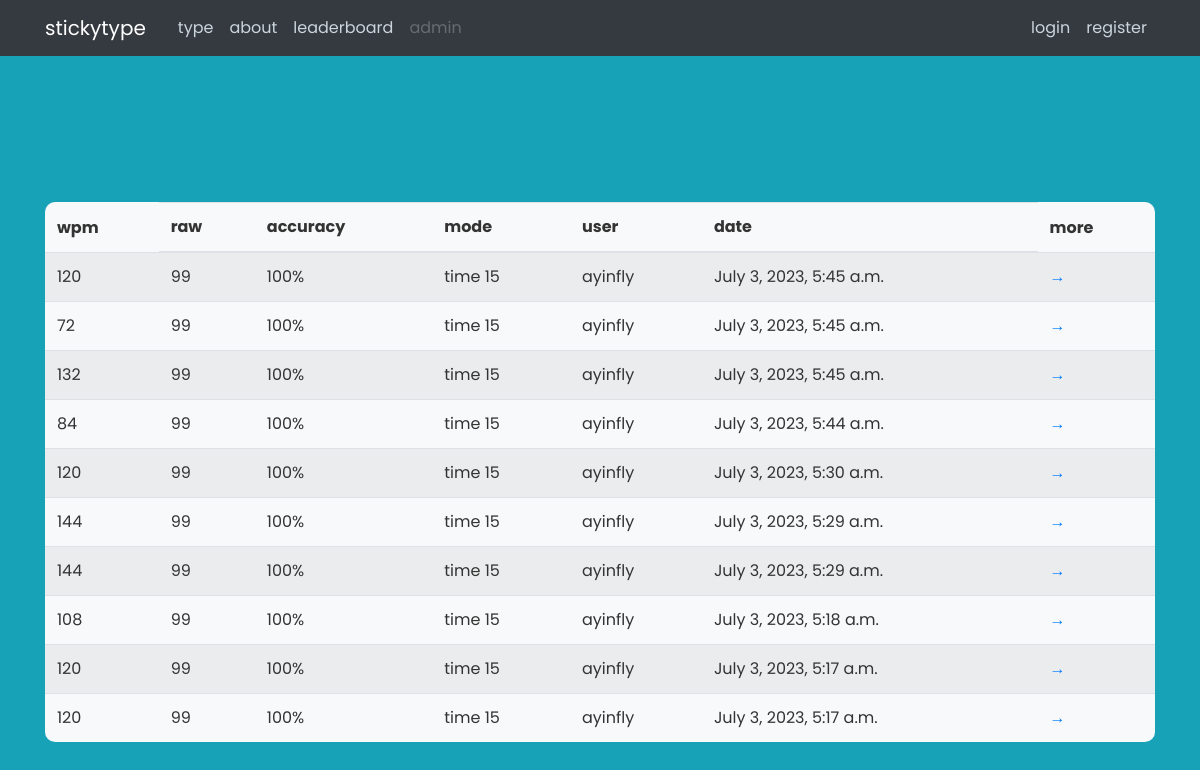
Screenshot of /stats/ayinfly with the database file from the repository.
### type/models.py (models this page shows, shortened)
class Stat(models.Model):
    author = models.ForeignKey(User, on_delete=models.CASCADE)
    wpm_total = models.PositiveSmallIntegerField(default=0)
    wpm_raw = models.PositiveSmallIntegerField(default=0)
    time = models.DateTimeField(auto_now_add=True)
    accuracy = models.PositiveSmallIntegerField(default=0)
    mode = models.CharField(max_length=20, default='')

### type/views.py (the view)
# urls.py: path("stats/<str:username>", StatListView.as_view(), name='type-stats'),
class StatListView(ListView):
    model = Stat
    template_name = 'type/stats.html'
    context_object_name = 'stats'
    ordering = ['-time']
    paginate_by = 10
    def get_queryset(self):
        user = get_object_or_404(User, username=self.kwargs.get('username'))
        return Stat.objects.filter(author=user).order_by('-time')

### type/templates/type/stats.html
{% extends "type/base.html" %}
{% block content%}
    <table class="table table-hover table-striped bg-light" style="border-radius: 10px;">
        <thead>
            <tr>
                <th scope="col" style="border: none;">wpm</th>
                <th scope="col">raw</th>
                <th scope="col">accuracy</th>
                <th scope="col">mode</th>
                <th scope="col">user</th>
                <th scope="col">date</th>
                <th scope="col" style="border: none;">more</th>
            </tr>
        </thead>
        <tbody>
            {% for stat in stats %}
                <tr>
                    <td>{{ stat.wpm_total }}</td>
                    <td>{{ stat.wpm_raw }}</td>
                    <td>{{ stat.accuracy }}%</td>
                    <td>{{ stat.mode }}</td>
                    <td>{{ stat.author.username }}</td>
                    <td>{{ stat.time }}</td>
                    <td><a href="{% url 'stat-detail' stat.id %}" class="stretched-link">→</a></td>
                </tr>
            {% endfor %}
        </tbody>
    </table>
{% endblock content%}

### type/static/type/main.css (style rules this page uses)
body { background: #fafafa; color: #333333; margin-top: 5rem; }

### type/static/type/home.css (style rules this page uses)
* { margin: 0; padding: 0; box-sizing: border-box; font-family: 'Poppins', sans-serif; }
body { display: flex; padding: 0 10px; align-items: center; justify-content: center; min-height: 100vh; background: #17A2B8; }

### rows the page displays
Stat: wpm_total "120", wpm_raw "99", accuracy "100", mode "time 15", author.username "ayinfly", time "July 3, 2023, 5:45 a.m."
Stat: wpm_total "72", wpm_raw "99", accuracy "100", mode "time 15", author.username "ayinfly", time "July 3, 2023, 5:45 a.m."
Stat: wpm_total "132", wpm_raw "99", accuracy "100", mode "time 15", author.username "ayinfly", time "July 3, 2023, 5:45 a.m."
Stat: wpm_total "84", wpm_raw "99", accuracy "100", mode "time 15", author.username "ayinfly", time "July 3, 2023, 5:44 a.m."
Stat: wpm_total "120", wpm_raw "99", accuracy "100", mode "time 15", author.username "ayinfly", time "July 3, 2023, 5:30 a.m."
Stat: wpm_total "144", wpm_raw "99", accuracy "100", mode "time 15", author.username "ayinfly", time "July 3, 2023, 5:29 a.m."
Stat: wpm_total "144", wpm_raw "99", accuracy "100", mode "time 15", author.username "ayinfly", time "July 3, 2023, 5:29 a.m."
Stat: wpm_total "108", wpm_raw "99", accuracy "100", mode "time 15", author.username "ayinfly", time "July 3, 2023, 5:18 a.m."
Stat: wpm_total "120", wpm_raw "99", accuracy "100", mode "time 15", author.username "ayinfly", time "July 3, 2023, 5:17 a.m."
Stat: wpm_total "120", wpm_raw "99", accuracy "100", mode "time 15", author.username "ayinfly", time "July 3, 2023, 5:17 a.m."
